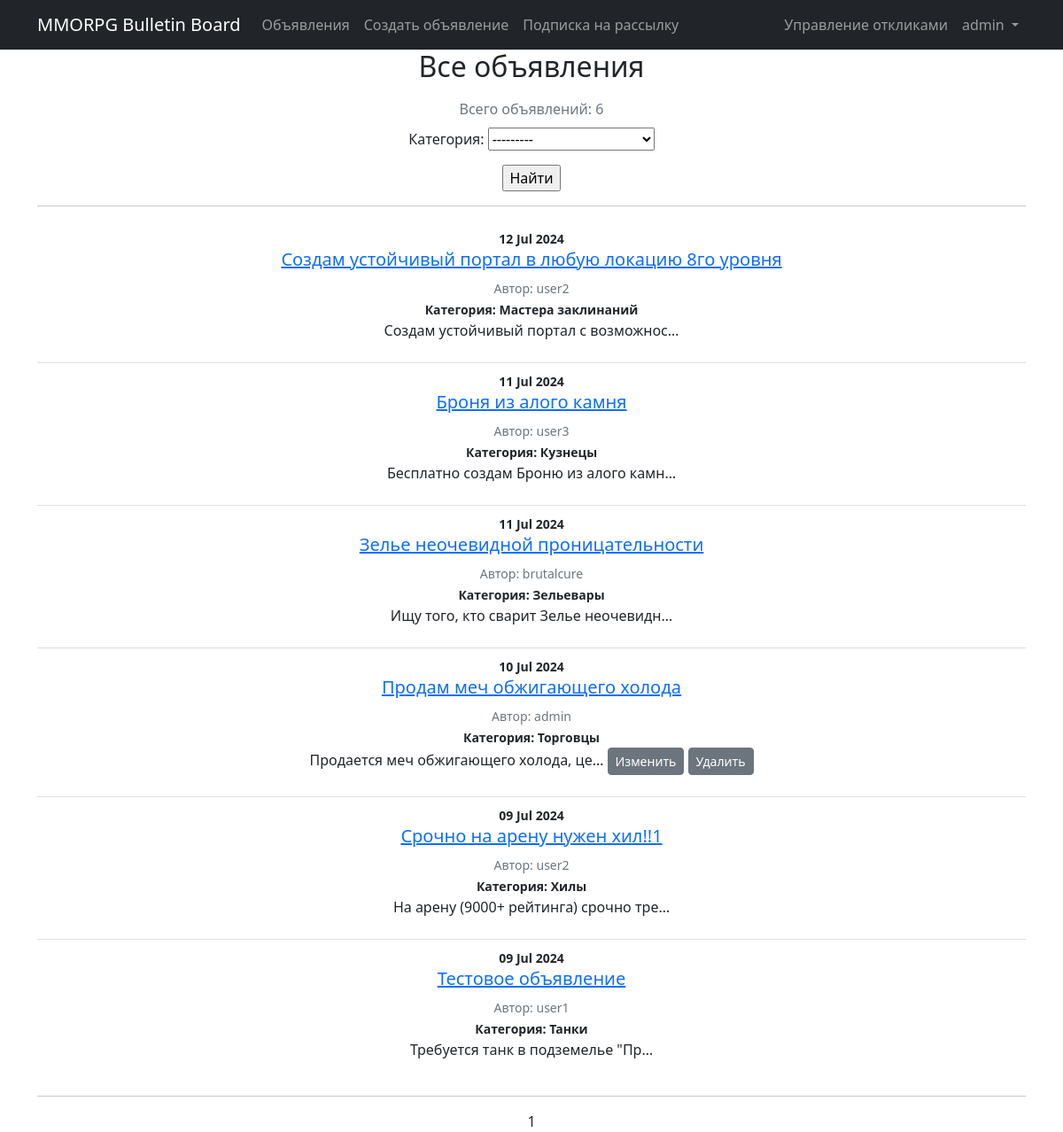
Screenshot of /ads/ (signed in) with the database file from the repository.
### accounts/models.py (models this page shows)
class User(AbstractUser):
    code = models.CharField(max_length=6, blank=True, null=True, default=None, unique=True)
    subscriber = models.BooleanField(default=False)

### BulletinBoard/models.py (models this page shows, shortened)
class Ad(models.Model):
    author = models.ForeignKey(settings.AUTH_USER_MODEL, on_delete=models.CASCADE)
    adCategory = models.CharField(max_length=20, choices=CATEGORY_CHOICES)
    dateCreation = models.DateTimeField(auto_now_add=True)
    title = models.CharField(max_length=128)
    text = RichTextUploadingField(blank=True, null=True)

### BulletinBoard/views.py (the view)
# urls.py: path('', AdsList.as_view(), name='ad_list'),
class AdsList(ListView):
    model = Ad
    ordering = '-dateCreation'
    template_name = 'ad_list.html'
    context_object_name = 'ads'
    paginate_by = 10
    def get_queryset(self):
        queryset = super().get_queryset()
        self.filterset = AdFilter(self.request.GET, queryset)
        return self.filterset.qs
    def get_context_data(self, **kwargs):
        context = super().get_context_data(**kwargs)
        context['filterset'] = self.filterset
        return context

### templates/ad_list.html (shortened to what this page needs)
{% extends 'flatpages/default.html' %}
{% load custom_tags %}
{% block content %}
<h2>Все объявления</h2>
<h3><span class="text-muted fs-6 fw-normal">Всего объявлений: {{ page_obj.paginator.count }}</span></h3>
<form action="" method="get">
   {{ filterset.form.as_p }}
   <input type="submit" value="Найти" />
</form>
<hr>
    {% if ads %}
        <ul class="list-group list-group-flush bg-transparent">
            {% for ad in ads %}
                <li class="list-group-item bg-transparent">
                    <small class="fw-bold">{{ ad.dateCreation | date:'d M Y' }} </small>
                    <h5><a href="{% url 'ad_detail' ad.id %}">{{ ad.title }}</a></h5>
                    <small class="text-muted">Автор: {{ ad.author }}</small> <br>
                    <small class="fw-bold"> Категория: {{ ad.get_adCategory_display }}</small>
                    {{ ad.text|truncatechars:40|safe }}
                    {% if ad.author == request.user %}
                        {% if perms.BulletinBoard.change_ad %}
                        <a href="{% url 'ad_update' pk=ad.id %}" class="btn btn-secondary btn-sm">Изменить</a>
                        {% endif %}
                        {% if perms.BulletinBoard.delete_ad %}
                        <a href="{% url 'ad_delete' pk=ad.id %}" class="btn btn-secondary btn-sm">Удалить</a>
                        {% endif %}
                    {% endif %}
                </li>
            {% endfor %}
        </ul>
    {% else %}
       <h2>Объявлений нет!</h2>
    {% endif %}
<hr>
    {{ page_obj.number }}
{% endblock content %}

### templates/flatpages/default.html (shortened to what this page needs)
<!DOCTYPE html>
<html lang="en">
    <head>
        {% load static %}
        <link href="{% static 'css/styles.css' %}" rel="stylesheet" />
    </head>
    <body>
        <nav class="navbar navbar-expand-lg navbar-dark bg-dark static-top">
            <div class="container">
                <a class="navbar-brand" href="{% url 'ad_list' %}">MMORPG Bulletin Board</a>
                <div class="collapse navbar-collapse" id="navbarResponsive">
                    <ul class="navbar-nav ml-auto">
                        <li class="nav-item">
                            <a class="nav-link" href="/ads/">Объявления</a>
                        </li>
                        <li class="nav-item">
                            {% if user.is_authenticated %}
                            <a class="nav-link" href="/ads/create">Создать объявление</a>
                            {% endif %}
                        </li>
                        <li class="nav-item">
                            {% if user.is_authenticated %}
                            <a class="nav-link" href="/ads/subscription/">Подписка на рассылку</a>
                            {% endif %}
                        </li>
                    </ul>
                    <ul class="navbar-nav ms-auto">
                        <li class="nav-item">
                            {% if user.is_authenticated %}
                            <a class="nav-link" href="/ads/responses">Управление откликами</a>
                            {% endif %}
                        </li>
                        <li class="nav-item dropdown">
                            <a class="nav-link dropdown-toggle" id="navbarDropdown" href="#" role="button" data-bs-toggle="dropdown" aria-expanded="false">
                                {% if user.is_authenticated %}
                                {{ user.username }}
                                {% else %}
                                Авторизация
                                {% endif %}
                            </a>
                        </li>
                    </ul>
                </div>
            </div>
        </nav>
        <div class="container">
            <div class="row">
                <div class="col-lg-12 text-center">
                    {% block content %}{% endblock content %}
                </div>
            </div>
        </div>
    </body>
</html>

### rows the page displays
User: username "admin"
Ad: dateCreation "12 Jul 2024", title "Создам устойчивый портал в любую локацию 8го уровня", author "user2", adCategory "Мастера заклинаний", text "Создам устойчивый портал с возможнос…"
Ad: dateCreation "11 Jul 2024", title "Броня из алого камня", author "user3", adCategory "Кузнецы", text "Бесплатно создам Броню из алого камн…"
Ad: dateCreation "11 Jul 2024", title "Зелье неочевидной проницательности", author "brutalcure", adCategory "Зельевары", text "Ищу того, кто сварит Зелье неочевидн…"
Ad: dateCreation "10 Jul 2024", title "Продам меч обжигающего холода", author "admin", adCategory "Торговцы", text "Продается меч обжигающего холода, це…", shows "Изменить", shows "Удалить"
Ad: dateCreation "09 Jul 2024", title "Срочно на арену нужен хил!!1", author "user2", adCategory "Хилы", text "На арену (9000+ рейтинга) срочно тре…"
Ad: dateCreation "09 Jul 2024", title "Тестовое объявление", author "user1", adCategory "Танки", text "Требуется танк в подземелье \"Пр…"

### other values shown
{{ page_obj.paginator.count }} "6"
{{ page_obj.number }} "1"
